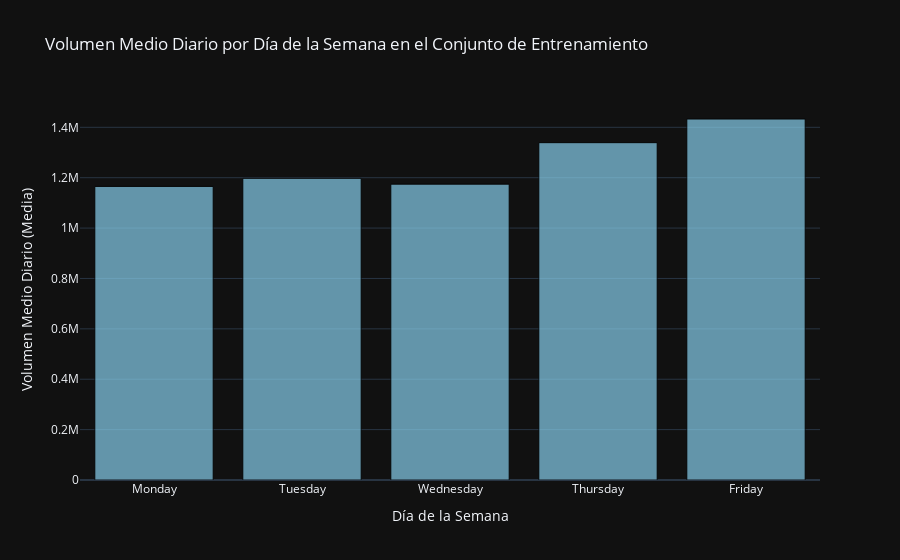

The notebook cell this image was saved under:
### Markdown cell above
<span style="color:#1E90FF; font-weight:bold">Separate the train set in days of the week (Mondays, Tuesdays… Fridays) and redo the analysis for each day of the week. Do you see any meaningful difference between these results and the global results? Do you see any pattern across days of the week?</span>

### Code cell
# Analizar los volúmenes por días de la semana
algo.analyze_days_of_week()

### Figure 1 — Plotly figure (JSON) as saved in the notebook; plotly's stock layout.template omitted (floating-point values rounded to 4 significant figures)
{"data": [{"marker": {"color": "skyblue", "line": {"color": "black", "width": 1}}, "opacity": 0.7, "type": "bar", "x": ["Monday", "Tuesday", "Wednesday", "Thursday", "Friday"], "y": [1165000.0, 1198000.0, 1174000.0, 1339000.0, 1433000.0]}], "layout": {"bargap": 0.2, "title": {"text": "Volumen Medio Diario por Día de la Semana en el Conjunto de Entrenamiento"}, "xaxis": {"title": {"text": "Día de la Semana"}}, "yaxis": {"title": {"text": "Volumen Medio Diario (Media)"}}}}
